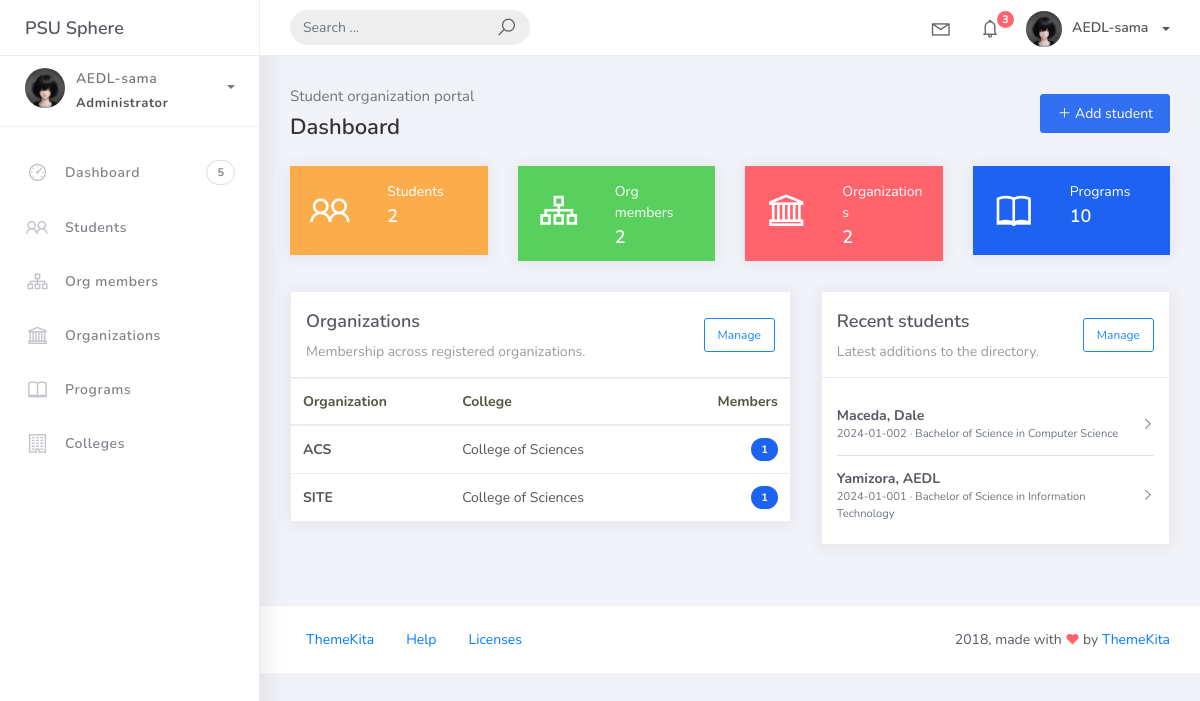
The page /index.html on the database its author committed.
### studentorg/models.py (models this page shows, shortened)
class BaseModel(models.Model):
    created_at = models.DateTimeField(auto_now_add=True, db_index=True)
    updated_at = models.DateTimeField(auto_now=True)
    class Meta:
        abstract = True

class Organization(BaseModel):
    name = models.CharField(max_length=250)
    college = models.ForeignKey(College, null=True, blank=True, on_delete=models.CASCADE)
    description = models.CharField(max_length=500)

class College(BaseModel):
    college_name = models.CharField(max_length=150)
    def __str__(self):
        return self.college_name

class Student(BaseModel):
    student_id = models.CharField(max_length=15)
    lastname = models.CharField(max_length=25)
    firstname = models.CharField(max_length=25)
    middlename = models.CharField(max_length=25, blank=True, null=True)
    program = models.ForeignKey(Program, on_delete=models.CASCADE)

class Program(BaseModel):
    prog_name = models.CharField(max_length=150)
    college = models.ForeignKey(College, on_delete=models.CASCADE)
    def __str__(self):
        return self.prog_name

### studentorg/views.py (the view)
# urls.py: path('index.html', dashboard, name='index'),
def dashboard(request):
    context = {
        "student_count": Student.objects.count(),
        "member_count": OrgMember.objects.count(),
        "organization_count": Organization.objects.count(),
        "program_count": Program.objects.count(),
        "college_count": College.objects.count(),
        "organizations": Organization.objects.annotate(member_count=Count("orgmember")).order_by("name")[:5],
        "recent_students": Student.objects.select_related("program").order_by("-created_at")[:5],
    }
    return render(request, "index.html", context)

### templates/index.html (shortened to what this page needs)
{% extends 'base.html' %}
{% block content %}
<div class="container-fluid">
	<div class="d-flex align-items-center justify-content-between mb-4">
		<div>
			<p class="text-muted mb-1">Student organization portal</p>
			<h4 class="page-title mb-0">Dashboard</h4>
		</div>
		<a href="{% url 'student-list' %}" class="btn btn-primary"><i class="la la-plus"></i> Add student</a>
	</div>
	<div class="row">
		<div class="col-md-3"><div class="card card-stats card-warning"><div class="card-body"><div class="row"><div class="col-5"><div class="icon-big text-center"><i class="la la-users"></i></div></div><div class="col-7"><div class="numbers"><p class="card-category">Students</p><h4 class="card-title">{{ student_count }}</h4></div></div></div></div></div></div>
		<div class="col-md-3"><div class="card card-stats card-success"><div class="card-body"><div class="row"><div class="col-5"><div class="icon-big text-center"><i class="la la-sitemap"></i></div></div><div class="col-7"><div class="numbers"><p class="card-category">Org members</p><h4 class="card-title">{{ member_count }}</h4></div></div></div></div></div></div>
		<div class="col-md-3"><div class="card card-stats card-danger"><div class="card-body"><div class="row"><div class="col-5"><div class="icon-big text-center"><i class="la la-institution"></i></div></div><div class="col-7"><div class="numbers"><p class="card-category">Organizations</p><h4 class="card-title">{{ organization_count }}</h4></div></div></div></div></div></div>
		<div class="col-md-3"><div class="card card-stats card-primary"><div class="card-body"><div class="row"><div class="col-5"><div class="icon-big text-center"><i class="la la-book"></i></div></div><div class="col-7"><div class="numbers"><p class="card-category">Programs</p><h4 class="card-title">{{ program_count }}</h4></div></div></div></div></div></div>
	</div>
	<div class="row">
		<div class="col-lg-7">
			<div class="card">
				<div class="card-header d-flex justify-content-between align-items-center"><div><div class="card-title mb-1">Organizations</div><div class="card-category">Membership across registered organizations.</div></div><a href="{% url 'organization-list' %}" class="btn btn-sm btn-outline-primary">Manage</a></div>
				<div class="card-body p-0"><div class="table-responsive"><table class="table table-hover mb-0"><thead><tr><th>Organization</th><th>College</th><th class="text-right">Members</th></tr></thead><tbody>{% for organization in organizations %}<tr><td><strong>{{ organization.name }}</strong></td><td>{{ organization.college|default:"Not assigned" }}</td><td class="text-right"><span class="badge badge-primary">{{ organization.member_count }}</span></td></tr>{% empty %}<tr><td colspan="3" class="text-center text-muted py-4">No organizations registered yet.</td></tr>{% endfor %}</tbody></table></div></div>
			</div>
		</div>
		<div class="col-lg-5">
			<div class="card">
				<div class="card-header d-flex justify-content-between align-items-center"><div><div class="card-title mb-1">Recent students</div><div class="card-category">Latest additions to the directory.</div></div><a href="{% url 'student-list' %}" class="btn btn-sm btn-outline-primary">Manage</a></div>
				<div class="card-body"><div class="list-group list-group-flush">{% for student in recent_students %}<div class="list-group-item px-0 d-flex justify-content-between align-items-center"><div><strong>{{ student.lastname }}, {{ student.firstname }}</strong><small class="d-block text-muted">{{ student.student_id }} · {{ student.program }}</small></div><i class="la la-angle-right text-muted"></i></div>{% empty %}<p class="text-muted mb-0">No students registered yet.</p>{% endfor %}</div></div>
			</div>
		</div>
	</div>
</div>
{% endblock %}
{% load static %}
{% load static %}

### rows shown on the page
Organization: name "ACS", college "College of Sciences", member_count "1"
Organization: name "SITE", college "College of Sciences", member_count "1"
Student: lastname "Maceda", firstname "Dale", student_id "2024-01-002", program "Bachelor of Science in Computer Science"
Student: lastname "Yamizora", firstname "AEDL", student_id "2024-01-001", program "Bachelor of Science in Information Technology"

### other values the page prints
{{ student_count }} "2"
{{ member_count }} "2"
{{ organization_count }} "2"
{{ program_count }} "10"
